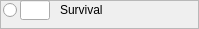
           <widget class="QFrame" name="survivalSkillsBox">
            <property name="styleSheet">
             <string notr="true">font: 12pt &quot;Eberron&quot;;</string>
            </property>
            <property name="frameShape">
             <enum>QFrame::StyledPanel</enum>
            </property>
            <property name="frameShadow">
             <enum>QFrame::Raised</enum>
            </property>
            <widget class="QRadioButton" name="survivalSkillsRButton">
             <property name="geometry">
              <rect>
               <x>3</x>
               <y>3</y>
               <width>141</width>
               <height>15</height>
              </rect>
             </property>
             <property name="accessibleName">
              <string>survival</string>
             </property>
             <property name="styleSheet">
              <string notr="true">font: 12pt &quot;Eberron&quot;;</string>
             </property>
             <property name="text">
              <string/>
             </property>
            </widget>
            <widget class="QLineEdit" name="survivalSkills">
             <property name="geometry">
              <rect>
               <x>20</x>
               <y>0</y>
               <width>30</width>
               <height>20</height>
              </rect>
             </property>
             <property name="accessibleName">
              <string>wisdomBonus</string>
             </property>
             <property name="styleSheet">
              <string notr="true">font: 12pt &quot;Eberron&quot;;</string>
             </property>
             <property name="maxLength">
              <number>2</number>
             </property>
             <property name="alignment">
              <set>Qt::AlignCenter</set>
             </property>
            </widget>
            <widget class="QLabel" name="survivalSkillsLabel">
             <property name="geometry">
              <rect>
               <x>60</x>
               <y>0</y>
               <width>130</width>
               <height>20</height>
              </rect>
             </property>
             <property name="styleSheet">
              <string notr="true">font: 12pt &quot;Eberron&quot;;</string>
             </property>
             <property name="text">
              <string>Survival</string>
             </property>
             <property name="textInteractionFlags">
              <set>Qt::NoTextInteraction</set>
             </property>
            </widget>
           </widget>
